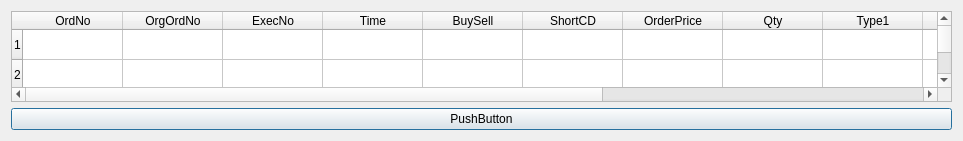
<?xml version="1.0" encoding="UTF-8"?>
<ui version="4.0">
 <class>Dialog</class>
 <widget class="QDialog" name="Dialog">
  <property name="geometry">
   <rect>
    <x>0</x>
    <y>0</y>
    <width>963</width>
    <height>141</height>
   </rect>
  </property>
  <property name="windowTitle">
   <string>Dialog</string>
  </property>
  <layout class="QVBoxLayout" name="verticalLayout">
   <item>
    <widget class="QTableWidget" name="tableWidget">
     <row>
      <property name="text">
       <string>1</string>
      </property>
     </row>
     <row>
      <property name="text">
       <string>2</string>
      </property>
     </row>
     <column>
      <property name="text">
       <string>OrdNo</string>
      </property>
     </column>
     <column>
      <property name="text">
       <string>OrgOrdNo</string>
      </property>
     </column>
     <column>
      <property name="text">
       <string>ExecNo</string>
      </property>
     </column>
     <column>
      <property name="text">
       <string>Time</string>
      </property>
     </column>
     <column>
      <property name="text">
       <string>BuySell</string>
      </property>
     </column>
     <column>
      <property name="text">
       <string>ShortCD</string>
      </property>
     </column>
     <column>
      <property name="text">
       <string>OrderPrice</string>
      </property>
     </column>
     <column>
      <property name="text">
       <string>Qty</string>
      </property>
     </column>
     <column>
      <property name="text">
       <string>Type1</string>
      </property>
     </column>
     <column>
      <property name="text">
       <string>Type2</string>
      </property>
     </column>
     <column>
      <property name="text">
       <string>ExecPrice</string>
      </property>
     </column>
     <column>
      <property name="text">
       <string>ExecQty</string>
      </property>
     </column>
     <column>
      <property name="text">
       <string>UnExecQty</string>
      </property>
     </column>
     <column>
      <property name="text">
       <string>ChkReq</string>
      </property>
     </column>
    </widget>
   </item>
   <item>
    <widget class="QPushButton" name="pushButton">
     <property name="text">
      <string>PushButton</string>
     </property>
    </widget>
   </item>
  </layout>
 </widget>
 <resources/>
 <connections/>
</ui>
